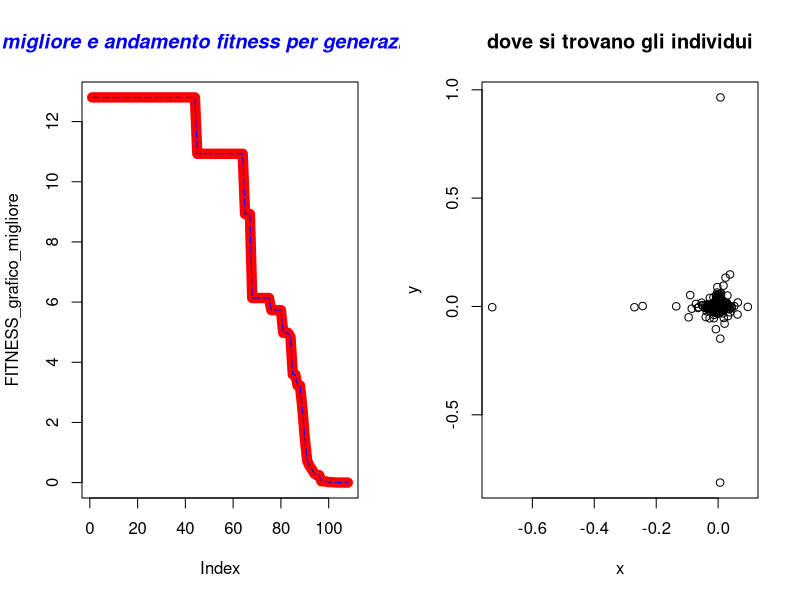

Here is the R script that generated this plot:
#https://www.agnesevardanega.eu/wiki/r/grafici/parametri_grafici   link per parametri grafici
#  Author Nicola Bernabè ver 1.0 8/11/2021
#Implementation of the Discendent Evolution algoritm for Benchmarks
#

#prendo 2 individui che saranno i genitori presi casualmente dalla popolazione
mutazione_crossover_selezione<-function(Population,MAX_DIMENSION_POPULATION,genitori_1_2,CROSS_OVER_PROBABILITY,parametro_q,ub,lb,min_max,FUNZIONE_COSTO){
    #message(genitori_1_2[1]," rgrg ",genitori_1_2[2])
    #print(Population[1][genitori_1_2[1]])
    g1<-c(Population[1,genitori_1_2[1]],Population[2,genitori_1_2[1]],Population[3,genitori_1_2[1]])#k
    g2<-c(Population[1,genitori_1_2[2]],Population[2,genitori_1_2[2]],Population[3,genitori_1_2[2]])#p1
    g3<-c(Population[1,genitori_1_2[3]],Population[2,genitori_1_2[3]],Population[3,genitori_1_2[3]])#p2
    g4<-c(Population[1,genitori_1_2[4]],Population[2,genitori_1_2[4]],Population[3,genitori_1_2[4]])#p3
    x<-g2[1]+parametro_q*(g3[1]-g4[1])
    y<-g2[2]+parametro_q*(g3[2]-g4[2])
    if(x>ub[1]){
        x<-ub[1]
    }
    if(x<lb[1]){
        x<-lb[1]
    }
    if(y>ub[2]){
        y<-ub[2]
    }
    if(y<lb[2]){
        y<-lb[2]
    }
    mutazione<-c(x,y)#dopo aggiungo fitness
    #operatore crossover
    
    if(runif(1,  0,1)<=CROSS_OVER_PROBABILITY){
        if(runif(1,  0,1)<=0.5){#bisogna fare in modo che il figlio erediti qualcosa dal padre
            mutazione[1]<-g1[1]
            
        }else{
            mutazione[2]<-g1[2]
        }
        

    }#altrimenti g1 rimane invariato
    fitness<-FUNZIONE_COSTO(mutazione[1],mutazione[2])
    mutazione<-c(mutazione[1],mutazione[2],fitness)#dopo aggiungo fitness
    #2 motodo per crossover
    'I_1_e_I_2<-sample(1:(100), 2)
    I_1<-0
    I_2<-0
    if(I_1_e_I_2[1]<=I_1_e_I_2[2]){
        I_1<-I_1_e_I_2[1]
        I_2<-I_1_e_I_2[2]
    }else{
        I_1<-I_1_e_I_2[2]
        I_2<-I_1_e_I_2[1]
        
    }
    random_n<-sample(1:100, 1)
    if(random_n>=I_1 & random_n<=I_2){#metto direttamente i valori nella popolazione
        Population[1,genitori_1_2[1]]<-mutazione[1]
        Population[2,genitori_1_2[1]]<-mutazione[2]
        Population[3,genitori_1_2[1]]<-mutazione[3]
    }else{
        Population[1,genitori_1_2[1]]<-g1[1]
        Population[2,genitori_1_2[1]]<-g1[2]
        Population[3,genitori_1_2[1]]<-g1[3]
    }'
    #operazione selezione
    if(min_max==-1){#minimizzare
        if(mutazione[3]<=g1[3]){#controllo fitness
        Population[1,genitori_1_2[1]]<-mutazione[1]
        Population[2,genitori_1_2[1]]<-mutazione[2]
        Population[3,genitori_1_2[1]]<-mutazione[3]
    }else{
        Population[1,genitori_1_2[1]]<-g1[1]
        Population[2,genitori_1_2[1]]<-g1[2]
        Population[3,genitori_1_2[1]]<-g1[3]

    }
    }else{#massimizzare
    if(mutazione[3]>=g1[3]){#controllo fitness
        Population[1,genitori_1_2[1]]<-mutazione[1]
        Population[2,genitori_1_2[1]]<-mutazione[2]
        Population[3,genitori_1_2[1]]<-mutazione[3]
    }else{
        Population[1,genitori_1_2[1]]<-g1[1]
        Population[2,genitori_1_2[1]]<-g1[2]
        Population[3,genitori_1_2[1]]<-g1[3]

    }


    }
    
    #print(g1[1][genitori_1_2[1]])
    
    #print(Population)
    #print(Population[1,genitori_1_2[1]])
    return(Population)
}
aggiorno_file_individui<-function(Population,MAX_DIMENSION_POPULATION,generazione){
                individuo<-c()
                x<-c()
                y<-c()
                fitness<-c()
                for(i in 1:MAX_DIMENSION_POPULATION) {
                    x<-c(x,Population[1,i])
                    y<-c(y,Population[2,i])
                    fitness<-c(fitness,Population[3,i])
                    
                    }
            df<-data.frame(x,y,fitness)
            #nome_file<-"generazione"+generazione+".cvs"
            nome_file = paste("DE generazione ",generazione,".txt",sep="")
            #write.csv(df, file=nome_file,sep=";",row.names=FALSE)
            write.table(df, file= nome_file,sep=";",row.names=FALSE)
            }



#aggiorni migliore fitness
aggiorna_fitness<-function(BEST_FITNESS,Migliore_fitness_generazione){
            BEST_FITNESS[1]<-Migliore_fitness_generazione[1]
            BEST_FITNESS[2]<-Migliore_fitness_generazione[2]
            BEST_FITNESS[3]<-Migliore_fitness_generazione[3]
    return(BEST_FITNESS)


}

#scorro su tutti gli individui e cerco il fitneess migliore
controllo_migliore_fitness<-function(Population,MAX_UNKNOWNS,min_max){
    BEST_FITNESS<-c(Population[1,1],Population[2,1],Population[3,1])
    for(i in 2:dim(Population)[2]) {
        if(BEST_FITNESS[3]>Population[3,i] && min_max==-1){#minimizzo
            BEST_FITNESS[1]<-Population[1,i]
            BEST_FITNESS[2]<-Population[2,i]
            BEST_FITNESS[3]<-Population[3,i]

        }else if(BEST_FITNESS[3]<Population[3,i] && min_max==1){
            BEST_FITNESS[1]<-Population[1,i]
            BEST_FITNESS[2]<-Population[2,i]
            BEST_FITNESS[3]<-Population[3,i]
        }


    }

    return(c(BEST_FITNESS[1],BEST_FITNESS[2],BEST_FITNESS[3]))
}




#inizializzo la matrice
inizializzazione<-function(ub, lb,MAX_UNKNOWNS,MAX_DIMENSION_POPULATION,FUNZIONE_COSTO){
    Population<-matrix(1:1,nrow <- MAX_UNKNOWNS+1, ncol <- MAX_DIMENSION_POPULATION)#oltre alla x e y ci aggiungo anche la fitness, così ho 3 righe
    numero_casuale_x<-1
    numero_casuale_y <-1
    for(i in 1:dim(Population)[2]) {
        numero_casuale_x <- runif(1, lb[1],ub[1] )
        numero_casuale_y <- runif(1,  lb[2],ub[2])
        Population[1,i] <-numero_casuale_x
        Population[2,i] <-numero_casuale_y
        Population[3,i] <-FUNZIONE_COSTO(Population[1,i],Population[2,i])

    }


    return (Population)
}


mainDE<-function(ub,lb,MAX_UNKNOWNS,MAX_DIMENSION_POPULATION,MAXIMUM_GENERATION_NUMBER,STAZIONARIETA,precisione,min_max,stampo_generazione,CROSS_OVER_PROBABILITY,parametro_q,FUNZIONE_COSTO){
    

    Population<-inizializzazione(ub, lb,MAX_UNKNOWNS,MAX_DIMENSION_POPULATION,FUNZIONE_COSTO)#inizializzo la popolazione
    BEST_FITNESS<-controllo_migliore_fitness(Population,MAX_UNKNOWNS,min_max)
    FITNESS_grafico_migliore<-c()
    FITNESS_grafico_migliore_generazione<-c()
    #iterazioni calcolo per trovare il minimo
    indice_stazionarieta<-0#aumenta ad ogni generazione
    n_generazioni<-0
    for(i in 1:MAXIMUM_GENERATION_NUMBER){
        n_generazioni<-i
        for(j_iterazioni_individui in 1:MAX_DIMENSION_POPULATION/2){#mescolo e faccio accoppiare gli individui della generazione corrente
            genitori_1_2_indici<-sample(1:(MAX_DIMENSION_POPULATION), 4)#4 individui casuali e sono sicuro che siano diversi grazie alla funzione
            Population<-mutazione_crossover_selezione(Population,MAX_DIMENSION_POPULATION,genitori_1_2_indici,CROSS_OVER_PROBABILITY,parametro_q,ub,lb,min_max,FUNZIONE_COSTO)
            #print(Population)

            
            
            #print(BEST_FITNESS)


        }
        Migliore_fitness_generazione<-controllo_migliore_fitness(Population,MAX_UNKNOWNS,min_max)
        #print(Migliore_fitness_generazione)
        if(Migliore_fitness_generazione[3]<BEST_FITNESS[3]  && min_max==-1){#minimizzo
            BEST_FITNESS<-aggiorna_fitness(BEST_FITNESS,Migliore_fitness_generazione)
            indice_stazionarieta=0#ritorno a 0 la stazionarietà
            message("migliore soluzione-> x ",BEST_FITNESS[1]," y ",BEST_FITNESS[2]," fitness ",BEST_FITNESS[3])
        }else if(Migliore_fitness_generazione[3]>BEST_FITNESS[3]  && min_max==1){#minimizzo
            BEST_FITNESS<-aggiorna_fitness(BEST_FITNESS,Migliore_fitness_generazione)
            indice_stazionarieta=0#ritorno a 0 la stazionarietà
            message("migliore soluzione-> x ",BEST_FITNESS[1]," y ",BEST_FITNESS[2]," fitness ",BEST_FITNESS[3])
        }
        FITNESS_grafico_migliore<-c(FITNESS_grafico_migliore,BEST_FITNESS[3])
        FITNESS_grafico_migliore_generazione<-c(FITNESS_grafico_migliore_generazione,Migliore_fitness_generazione[3])

        if(indice_stazionarieta>=STAZIONARIETA){
            message("troppo stazionaria ","generazione-> ",i," stazionario->",indice_stazionarieta)
            aggiorno_file_individui(Population,MAX_DIMENSION_POPULATION,i)
            break
        }else{
            indice_stazionarieta=indice_stazionarieta+1
        }
        if((i%%stampo_generazione)==0){#stampo così so che sta facendo qualcosa
        
            message("generazione-> ",i," stazionario->",indice_stazionarieta)
            aggiorno_file_individui(Population,MAX_DIMENSION_POPULATION,i)
            

        }
        if(BEST_FITNESS[3]<precisione && min_max==-1){
            message("finito algoritmo DE, sono riuscito ad avere una soluzione molto buona ed è ",BEST_FITNESS[3]," alla generazione-> ",i)
            aggiorno_file_individui(Population,MAX_DIMENSION_POPULATION,i)
            break
        }else if(BEST_FITNESS[3]>precisione && min_max==1){
            message("finito algoritmo DE, sono riuscito ad avere una soluzione molto buona ed è ",BEST_FITNESS[3]," alla generazione-> ",i)
            aggiorno_file_individui(Population,MAX_DIMENSION_POPULATION,i)
            break
        }
            
        
    }
    windows()
    par(mfrow=c(1,2))
    plot(FITNESS_grafico_migliore, type="l", col="red",lwd=10)
    lines(FITNESS_grafico_migliore_generazione, type="l", col="blue",lty=5)
    title(main="migliore e andamento fitness per generazione", col.main="blue", font.main="4")

    x_individui<-c()
    y_individui<-c()
    for(x_y in 1:MAX_DIMENSION_POPULATION){
        x_individui<-c(x_individui,Population[1,x_y])
        y_individui<-c(y_individui,Population[2,x_y])

    }

    plot(x_individui, y_individui, xlab="x",ylab="y", main="dove si trovano gli individui") 
    BEST_FITNESS<-list(BEST_FITNESS,"DE",n_generazioni)
    return(BEST_FITNESS)
 
}

#miliardo
#ub<-c(1000000000,1000000000)  # upper bound of the unknowns
#lb<-c(-1000000000,-1000000000)  #lower bound of the unknowns
#aumeto_diminuisco_percentuale_valore=0.1
#milione
#ub<-c(1000000,1000000)  # upper bound of the unknowns
#lb<-c(-1000000,-1000000)  #lower bound of the unknowns
#aumeto_diminuisco_percentuale_valore=0.1
#mille
#ub<-c(100,100)  # upper bound of the unknowns
#lb<-c(-100,-100)  #lower bound of the unknowns

ub<-c(512,512)  
lb<-c(-512,-512)

parametro_q=0.1
#parametro_q=0.5
MAX_UNKNOWNS<-2  #numero variabili
MAX_DIMENSION_POPULATION<-1000#dimensione popolazione
CROSS_OVER_PROBABILITY<-0.65#probabilità per ogni generazione di usare il cross-over   in generale 0.65
   


MAXIMUM_GENERATION_NUMBER<-1000000
STAZIONARIETA<-10000
min_max<--1#-1 minimizzo,1 massimizzo
stampo_generazione<-5000
#massimizzo
#precisione<-11.999999#Parabolic Function
#precisione<-79.999#rastrigin function 
#precisione<-414.23847913128#Parabolic Function

#minimizzo
precisione<-0.001#
#precisione<--0.999999#Easom function
#precisione<-0.2925789999#Schaffer function N. 4 f(0,+-1.25313)=0.292579
#precisione<--0.999999#per funzioni con minimo negativo
#precisione<--959.6406#Eggholder function   f(512,404.2319)=-959.6407   i domini x e y   ub<-c(512,512)  lb<-c(-512,-512)


FUNZIONE_COSTO<-function(x,y){
    #z<-(100*(y-(x)^2)^2)+(1-x)^2#FUNZIONE_COSTO banana  f(1,1)=0
    #z<-((1-x)^2)+100*((y-x^2))^2#Rosenbrock function constrained with a cubic and a line  sol f(1,1)=0
    #z<-(1.5-x+x*y)^2+(2.25-x+x*y^2)^2+(2.625-x+x*y^3)^2#Beale function f(3,0.5)=0
    #z<-0.26*(x^2+y^2)-0.48*x*y#Matyas function f(0,0)=0
    #z<-(sin(3*pi*x))^2+(x-1)^2*(1+sin(3*pi*y))+(y-1)^2*(1+(sin(2*pi*y))^2)#Lévi function N.13  f(1,1)=0
    #z<-0.5+((sin(x^2-y^2))^2-0.5)/(1+0.001*(x^2+y^2))^2#Schaffer function N. 2  f(0,0)=0
    #z<-2*x^2-1.05*x^4+(x^6/6)+x*y+y^2#THREE-HUMP CAMEL FUNCTION xi  [-5, 5]  f(0,0)=0
    #z<-100*sqrt(abs(y-0.01*x^2))+0.01*abs(x+10)#Bukin function N.6 f(-10,1)=0
    z<--20*exp(-0.2*sqrt((1/2)*(x*x+y*y)))-exp(1/2*((cos(2*pi*x)+cos(2*pi*y))))+20+exp(1)#ACKLEY FUNCTION xi  [-32.768, 32.768]  f(0,0)=0


    #z<-0.5+(((cos(sin(abs(x^2-y^2))))^2 - 0.5)/((1 + 0.001*(x^2+y^2))^2))#Schaffer function N. 4 f(0,+-1.25313)=0.292579

    #con minimo negativo
    #z<--cos(x)*cos(y)*exp(-((x-pi)^2+(y-pi)^2))#Easom function f(pi,pi)=-1  mettere precisione -0.999999
    
    #z<--(y+47)*sin(sqrt(abs(x/2+(y+47))))-x*sin(sqrt(abs(x-(y+47))))#Eggholder function   f(512,404.2319)=-959.6407    
    #precisione<--959.6406999
    #ub<-c(512,512)  
    #lb<-c(-512,-512)


    #massimizzare
    #z<-12-(x^2+y^2)/100 #Parabolic Function  f(0,0)=12 non so ma il massimo è 12
    #z<-80-(20+x^2+y^2-10*(cos(2*pi*x)+cos(2*pi*y)))#rastrigin function f(0,0)=80
    #z<-275-((x^4-16*x^2+5*x*0.5)+(y^4-16*y^2+5*y*0.5)+3)#Styblinski Function f(-2.8667,-2.8667)=414.23847913
    return (z)
}




soluzione<-mainDE(ub,lb,MAX_UNKNOWNS,MAX_DIMENSION_POPULATION,MAXIMUM_GENERATION_NUMBER,STAZIONARIETA,precisione,min_max,stampo_generazione,CROSS_OVER_PROBABILITY,parametro_q,FUNZIONE_COSTO)
#print(soluzione)



algoritmo<-c(soluzione[[2]][1])
x<-c(soluzione[[1]][1])
y<-c(soluzione[[1]][2])
fitness<-c(soluzione[[1]][3])
generazioni_soluzione<-c(soluzione[[3]][1])
df<-data.frame(algoritmo,x,y,fitness,generazioni_soluzione)
write.table(df, file="soluzione DE.txt",sep=";",row.names=FALSE)
